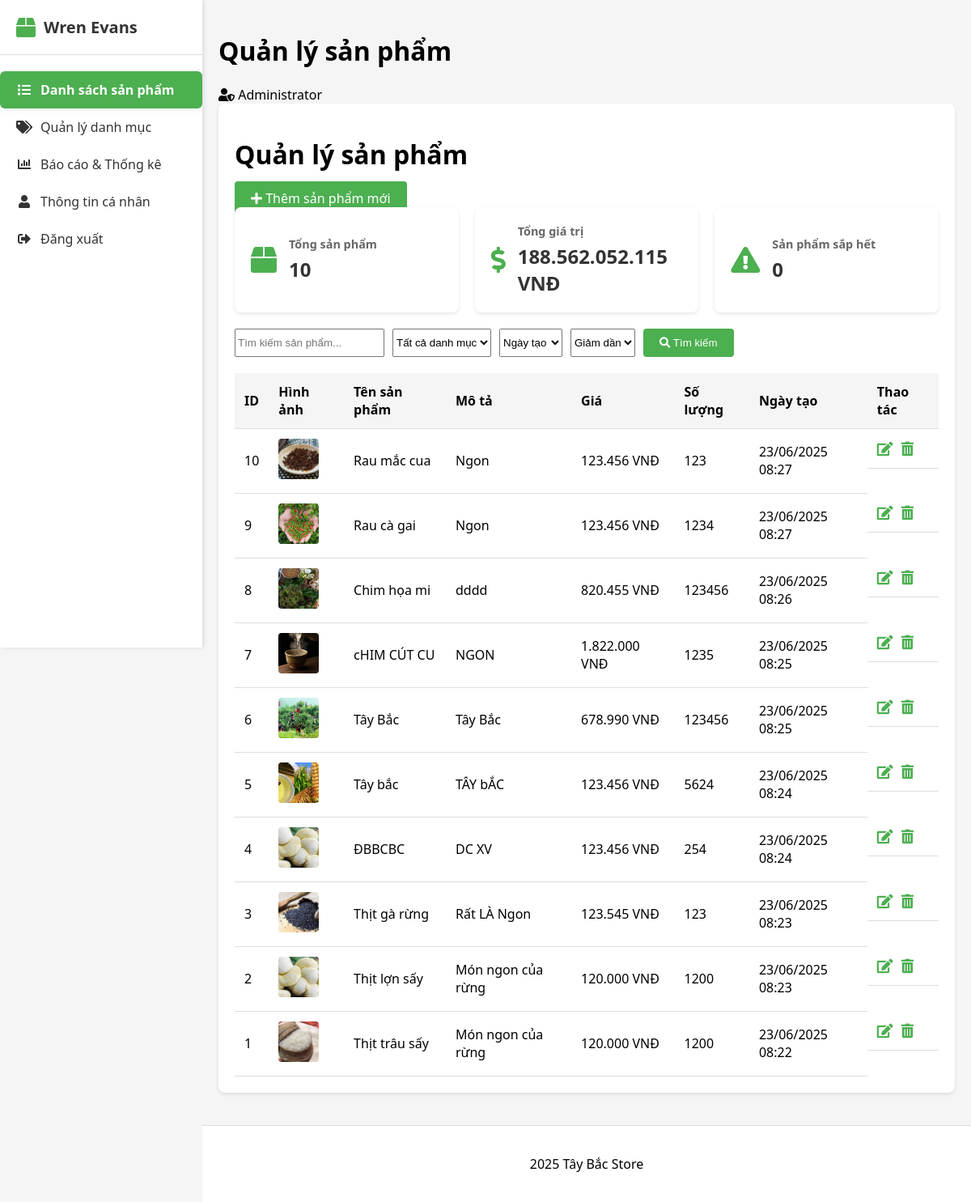
/admin/index.php (signed in), run on the app's committed database.
### tables this page shows
CREATE TABLE `products` (
  `id` int NOT NULL AUTO_INCREMENT,
  `name` varchar(255) NOT NULL,
  `description` text,
  `price` decimal(10,2) NOT NULL,
  `quantity` int NOT NULL,
  `image` varchar(255) DEFAULT NULL,
  `category_id` int DEFAULT NULL,
  `created_by` int DEFAULT NULL,
  `created_at` timestamp NULL DEFAULT CURRENT_TIMESTAMP,
  `updated_at` timestamp NULL DEFAULT CURRENT_TIMESTAMP ON UPDATE CURRENT_TIMESTAMP,
  PRIMARY KEY (`id`),
  KEY `category_id` (`category_id`),
  KEY `created_by` (`created_by`),
  CONSTRAINT `products_ibfk_1` FOREIGN KEY (`category_id`) REFERENCES `categories` (`id`) ON DELETE SET NULL,
  CONSTRAINT `products_ibfk_2` FOREIGN KEY (`created_by`) REFERENCES `users` (`id`) ON DELETE SET NULL
);

### controllers/AdminController.php (called while the page is built, shortened)
<?php
require_once __DIR__ . '/../models/Product.php';
require_once __DIR__ . '/../config/database.php';
class AdminController {
    private $product;
    public function __construct() {
        $database = new Database();
        $this->db = $database->getConnection();
        $this->product = new Product($this->db);
    }
    public function index() {
        $page = isset($_GET['page']) ? (int)$_GET['page'] : 1;
        $search = isset($_GET['search']) ? $_GET['search'] : '';
        $category_id = isset($_GET['category_id']) ? $_GET['category_id'] : null;
        $sort_by = isset($_GET['sort_by']) ? $_GET['sort_by'] : 'created_at';
        $sort_order = isset($_GET['sort_order']) ? $_GET['sort_order'] : 'DESC';
        $result = $this->product->getAll($page, 10, $search, $category_id, $sort_by, $sort_order);
        $products = $result['data'];
        $stats = $this->product->getStatistics();
        require_once __DIR__ . '/../views/admin/list.php';
    }
}
?>

### config/database.php (called while the page is built, shortened)
<?php
class Database {
    private $host = "localhost";
    private $db_name = "product_management";
    private $username = "root";
    private $password = "Hung23072004";
    public function getConnection() {
        $this->conn = null;
        try {
            $this->conn = new PDO("mysql:host=" . $this->host . ";dbname=" . $this->db_name, $this->username, $this->password);
            $this->conn->exec("set names utf8");
        } catch(PDOException $exception) {
            echo "Connection error: " . $exception->getMessage();
        }
        return $this->conn;
    }
}
?>

### models/Product.php (called while the page is built, shortened)
<?php
class Product {
    private $conn;
    private $table = "products";
    public function __construct($db) {
        $this->conn = $db;
    }
    public function getAll($page = 1, $per_page = 10, $search = '', $category_id = null, $sort_by = 'created_at', $sort_order = 'DESC') {
        $offset = ($page - 1) * $per_page;
        $where = [];
        $params = [];
        $where_clause = !empty($where) ? "WHERE " . implode(" AND ", $where) : "";
        $allowed_sort_columns = ['name', 'price', 'created_at', 'quantity'];
        $sort_by = in_array($sort_by, $allowed_sort_columns) ? $sort_by : 'created_at';
        $sort_order = strtoupper($sort_order) === 'ASC' ? 'ASC' : 'DESC';
        $order_by = "ORDER BY $sort_by $sort_order";
        $count_sql = "SELECT COUNT(*) as total FROM {$this->table} p $where_clause";
        $count_stmt = $this->conn->prepare($count_sql);
        $count_stmt->execute($params);
        $total = $count_stmt->fetch(PDO::FETCH_ASSOC)['total'];
        $sql = "SELECT p.*, c.name as category_name
                FROM {$this->table} p
                LEFT JOIN categories c ON p.category_id = c.id
                $where_clause
                $order_by
                LIMIT $per_page OFFSET $offset";
        $stmt = $this->conn->prepare($sql);
        $stmt->execute($params);
        return [
            'data' => $stmt->fetchAll(PDO::FETCH_ASSOC),
            'total' => $total,
            'total_pages' => ceil($total / $per_page)
        ];
    }
    public function getStatistics() {
        $stats = [];
        $stmt = $this->conn->query("SELECT COUNT(*) as total FROM {$this->table}");
        $stats['total_products'] = $stmt->fetch(PDO::FETCH_ASSOC)['total'];
        $stmt = $this->conn->query("SELECT SUM(price * quantity) as total_value FROM {$this->table}");
        $stats['total_value'] = $stmt->fetch(PDO::FETCH_ASSOC)['total_value'];
        $stmt = $this->conn->query("SELECT COUNT(*) as low_stock FROM {$this->table} WHERE quantity < 10");
        $stats['low_stock'] = $stmt->fetch(PDO::FETCH_ASSOC)['low_stock'];
        return $stats;
    }
}
?>

### views/admin/list.php (the view, shortened to what this page needs)
<?php
require_once __DIR__ . '/layouts/header.php';
?>
<!DOCTYPE html>
<html>
<head>
    <link rel="stylesheet" href="/web-3/views/admin.css">
    <link rel="stylesheet" href="https://cdnjs.cloudflare.com/ajax/libs/font-awesome/5.15.4/css/all.min.css">
</head>
<body>
    <div class="admin-container">
        <div class="admin-header">
            <h1 class="admin-title">Quản lý sản phẩm</h1>
            <a href="/web-3/admin/index.php?action=create" class="btn btn-primary">
                <i class="fas fa-plus"></i> Thêm sản phẩm mới
            </a>
        </div>
        <div class="stats-container">
            <div class="stat-box">
                <i class="fas fa-box"></i>
                <div class="stat-info">
                    <h3>Tổng sản phẩm</h3>
                    <p><?= $stats['total_products'] ?></p>
                </div>
            </div>
            <div class="stat-box">
                <i class="fas fa-dollar-sign"></i>
                <div class="stat-info">
                    <h3>Tổng giá trị</h3>
                    <p><?= number_format($stats['total_value'], 0, ',', '.') ?> VNĐ</p>
                </div>
            </div>
            <div class="stat-box">
                <i class="fas fa-exclamation-triangle"></i>
                <div class="stat-info">
                    <h3>Sản phẩm sắp hết</h3>
                    <p><?= $stats['low_stock'] ?></p>
                </div>
            </div>
        </div>
        <div class="search-sort-container">
            <form action="/web-3/admin/index.php" method="GET" class="search-form" style="display: flex; gap: 10px; flex-wrap: wrap; margin-bottom: 20px;">
                <input type="text" name="search" placeholder="Tìm kiếm sản phẩm..." value="<?= htmlspecialchars($search ?? '') ?>">
                <select name="category_id">
                    <option value="">Tất cả danh mục</option>
                </select>
                <select name="sort_by">
                    <option value="created_at" <?= ($sort_by ?? '') === 'created_at' ? 'selected' : '' ?>>Ngày tạo</option>
                </select>
                <select name="sort_order">
                    <option value="DESC" <?= ($sort_order ?? '') === 'DESC' ? 'selected' : '' ?>>Giảm dần</option>
                </select>
                <button type="submit" class="btn btn-primary"><i class="fas fa-search"></i> Tìm kiếm</button>
            </form>
        </div>
        <table>
            <thead>
                <tr>
                    <th>ID</th>
                    <th>Hình ảnh</th>
                    <th>Tên sản phẩm</th>
                    <th>Mô tả</th>
                    <th>Giá</th>
                    <th>Số lượng</th>
                    <th>Ngày tạo</th>
                    <th>Thao tác</th>
                </tr>
            </thead>
            <tbody>
                <?php foreach ($products as $product): ?>
                <tr>
                    <td><?= $product['id'] ?></td>
                    <td>
                        <?php if ($product['image']): ?>
                            <img src="/web-3/uploads/<?= $product['image'] ?>" alt="<?= htmlspecialchars($product['name']) ?>" class="product-image">
                        <?php else: ?>
                            <img src="/web-3/views/admin/no-image.png" alt="No image" class="product-image">
                        <?php endif; ?>
                    </td>
                    <td><?= htmlspecialchars($product['name']) ?></td>
                    <td><?= htmlspecialchars($product['description']) ?></td>
                    <td><?= number_format($product['price'], 0, ',', '.') ?> VNĐ</td>
                    <td><?= $product['quantity'] ?></td>
                    <td><?= date('d/m/Y H:i', strtotime($product['created_at'])) ?></td>
                    <td class="action-links">
                        <a href="/web-3/admin/index.php?action=edit&id=<?= $product['id'] ?>" title="Sửa">
                            <i class="fas fa-edit"></i>
                        </a>
                        <a href="/web-3/admin/index.php?action=delete&id=<?= $product['id'] ?>"
                           onclick="return confirm('Bạn có chắc chắn muốn xóa sản phẩm này?')"
                           title="Xóa">
                            <i class="fas fa-trash-alt"></i>
                        </a>
                    </td>
                </tr>
                <?php endforeach; ?>
            </tbody>
        </table>
    </div>
</body>
</html>
<?php require_once __DIR__ . '/layouts/footer.php'; ?>

### views/admin.css (style rules this page uses)
:root { --primary-color: #4caf50; --secondary-color: #45a049; --danger-color: #f44336; --text-color: #333; --light-gray: #f5f5f5; --border-color: #ddd; --sidebar-width: 250px; }
body { font-family: "Segoe UI", Tahoma, Geneva, Verdana, sans-serif; margin: 0; padding: 0; background-color: var(--light-gray); }
.stats-container { display: grid; grid-template-columns: repeat(auto-fit, minmax(250px, 1fr)); gap: 20px; margin-bottom: 20px; }
.stat-box { background: white; padding: 20px; border-radius: 8px; box-shadow: 0 2px 4px rgba(0, 0, 0, 0.1); display: flex; align-items: center; gap: 15px; }
.stat-box i { font-size: 2em; color: var(--primary-color); }
.stat-info h3 { margin: 0; font-size: 0.9em; color: #666; }
.stat-info p { margin: 5px 0 0; font-size: 1.5em; font-weight: bold; color: var(--text-color); }
table { width: 100%; border-collapse: collapse; margin-top: 20px; }
th, td { padding: 12px; text-align: left; border-bottom: 1px solid var(--border-color); }
th { background-color: var(--light-gray); font-weight: 600; }
.product-image { width: 50px; height: 50px; object-fit: cover; border-radius: 4px; }
.action-links { display: flex; gap: 10px; align-items: center; }
.action-links a { color: var(--primary-color); text-decoration: none; font-size: 1.1em; }
.btn { padding: 10px 20px; border: none; border-radius: 4px; cursor: pointer; text-decoration: none; font-weight: 500; transition: background-color 0.3s; }
.btn-primary { background-color: var(--primary-color); color: #fff !important; }

### data on the page
products: id "10", image (picture), name "Rau mắc cua", description "Ngon", price "123.456", quantity "123", created_at "23/06/2025 08:27"
products: id "9", image (picture), name "Rau cà gai", description "Ngon", price "123.456", quantity "1234", created_at "23/06/2025 08:27"
products: id "8", image (picture), name "Chim họa mi", description "dddd", price "820.455", quantity "123456", created_at "23/06/2025 08:26"
products: id "7", image (picture), name "cHIM CÚT CU", description "NGON", price "1.822.000", quantity "1235", created_at "23/06/2025 08:25"
products: id "6", image (picture), name "Tây Bắc", description "Tây Bắc", price "678.990", quantity "123456", created_at "23/06/2025 08:25"
products: id "5", image (picture), name "Tây bắc", description "TÂY bẮC", price "123.456", quantity "5624", created_at "23/06/2025 08:24"
products: id "4", image (picture), name "ĐBBCBC", description "DC XV", price "123.456", quantity "254", created_at "23/06/2025 08:24"
products: id "3", image (picture), name "Thịt gà rừng", description "Rất LÀ Ngon", price "123.545", quantity "123", created_at "23/06/2025 08:23"
products: id "2", image (picture), name "Thịt lợn sấy", description "Món ngon của rừng", price "120.000", quantity "1200", created_at "23/06/2025 08:23"
products: id "1", image (picture), name "Thịt trâu sấy", description "Món ngon của rừng", price "120.000", quantity "1200", created_at "23/06/2025 08:22"

### other printed values
$page_title "Quản lý sản phẩm"
$_SESSION['user']['full_name'] "Administrator"
$stats['total_products'] "10"
$stats['total_value'] "188.562.052.115"
$stats['low_stock'] "0"
